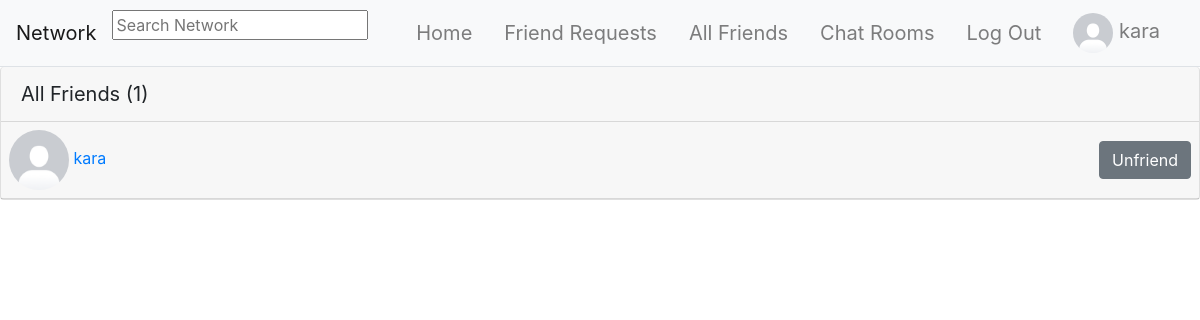
Screenshot of /friends (signed in) with the database file from the repository.
### network/models.py (models this page shows, shortened)
class User(AbstractUser):
    pass

class UserProfile(models.Model):
    id = models.UUIDField(primary_key=True, default=uuid.uuid4, editable=False)
    user = models.OneToOneField(User, related_name="profile", on_delete=models.CASCADE)
    bio = models.TextField(default="No Bio...", max_length=101)
    picture = models.ImageField(default="default_profile_image.png")
    friends = models.ManyToManyField(to="self", blank=True, related_name="+", symmetrical=False)
    blocked = models.ManyToManyField(to="self", blank=True, related_name="+", symmetrical=False)

class FriendRequest(models.Model):
    id = models.UUIDField(primary_key=True, default=uuid.uuid4, editable=False)
    from_user = models.ForeignKey(UserProfile, related_name="+", on_delete=models.CASCADE)
    to_user = models.ForeignKey(UserProfile, related_name="+", on_delete=models.CASCADE)
    active = models.BooleanField(default=True)
    class Meta:
        constraints = [
            models.UniqueConstraint(
                name="%(app_label)s_%(class)s_unique_relationships",
                fields=["from_user", "to_user"]
            ),
            models.CheckConstraint(
                name="%(app_label)s_%(class)s_prevent_self_friending",
                check=~models.Q(from_user=models.F("to_user")),
            ),
        ]

### network/views.py (the view)
# urls.py: path("friends", views.friends, name="friends"),
@login_required
def friends(request):
    try:
        user = request.user.profile
        friends = user.friends.all()
        friend_requests = FriendRequest.objects.filter(
            Q(from_user__in=friends, to_user=user, active=False) | Q(to_user__in=friends, from_user=user, active=False)
        )
        context = {}
        context["friends"] = friend_requests
    except UserProfile.DoesNotExist:
        return JsonResponse({"error": "User profile matching query does not exist."}, status=400)
    return render(request, "network/friends.html", context)

### templates/network/friends.html (shortened to what this page needs)
{% extends "network/layout.html" %} {% load static %}
{% block body %}
<div class="card border-top-0">
    <div class="card-header" style="font-size: 20px;" id="card-header">All Friends (<span
            id="friends_amount">{{request.user.profile.friends.all.count}}</span>)</div>
    {% for friend_request in friends %}
    {% if friend_request.to_user == request.user %}
    <div class="card-header d-flex p-2" id="friend_card_{{ friend_request.id }}">
        <div>
            <a href="{% url 'profile' friend_request.from_user.profile.id %}">
                <img src="{{ friend_request.from_user.profile.picture.url }}" alt="" width="60px" height="60px"
                    style="border-radius: 50%">
                {{ friend_request.from_user }}
            </a>
        </div>
        <div class="d-flex ml-auto align-items-center">
            <button type="button" data-toggle="modal" data-target="#unfriendModal_{{ friend_request.id }}" class="btn btn-secondary"
                style="float: right">Unfriend</button>
        </div>
    </div>
    {% else %}
    <div class="card-header d-flex p-2" id="friend_card_{{ friend_request.id }}">
        <div>
            <a href="{% url 'profile' friend_request.to_user.id %}">
                <img src="{{ friend_request.to_user.picture.url }}" alt="" width="60px" height="60px"
                    style="border-radius: 50%">
                {{ friend_request.to_user.user.username }}
            </a>
        </div>
        <div class="d-flex ml-auto align-items-center">
            <button type="button" data-toggle="modal" data-target="#unfriendModal_{{friend_request.id}}" class="btn btn-secondary"
                style="float: right">Unfriend</button>
        </div>
    </div>
    {% endif %}
</div>
{% endfor %}
{% endblock %}

### templates/network/layout.html (shortened to what this page needs)
{% load static %}
<!DOCTYPE html>
<html lang="en">
<head>
    <link rel="stylesheet" href="https://stackpath.bootstrapcdn.com/bootstrap/4.4.1/css/bootstrap.min.css">
    <link rel="stylesheet" href="{% static 'network/css/styles.css' %}">
    <link rel="stylesheet" href="https://unpkg.com/@trevoreyre/autocomplete-js/dist/style.css">
</head>
<body>
    <nav class="navbar navbar-expand-lg navbar-light bg-light sticky-top border-bottom">
        <a class="navbar-brand" href="{% url 'index' %}">Network</a>
        {% if request.user.is_authenticated %}
            <div id="autocomplete" class="autocomplete" style="width: 320px;">
                <form action="{% url 'search_results' %}" method="get">
                    <input class="autocomplete-input" id="autocomplete_input" placeholder="Search Network" name="q">
                </form>
            </div>
        {% endif %}
        <div class="collapse navbar-collapse" id="navbarNav">
            <ul class="navbar-nav mx-auto">
                {% if user.is_authenticated %}
                <li class="nav-item">
                    <a class="navbar-brand nav-link" href="{% url 'index' %}">
                        Home
                    </a>
                </li>
                <li class="nav-item">
                    <a class="navbar-brand nav-link" href="{% url 'friend_requests' %}">
                        Friend Requests
                    </a>
                </li>
                <li class="nav-item">
                    <a class="navbar-brand nav-link" href="{% url 'friends' %}">
                        All Friends
                    </a>
                </li>
                <li class="nav-item">
                    <a class="navbar-brand nav-link" href="{% url 'chat:index' %}">
                        Chat Rooms
                    </a>
                </li>
                <li class="nav-item">
                    <a class="navbar-brand nav-link" href="{% url 'account_logout' %}">
                        Log Out
                    </a>
                </li>
                {% endif %}
            </ul>
            {% if user.is_authenticated %}
                <ul class="navbar-nav ml-auto">
                    <a class="nav-link navbar-brand" href="{% url 'profile' request.user.profile.id %}" id="profile">
                        <li class="nav-item">
                            <img src="{{ user.profile.picture.url }}" alt="Logged in Profile Picture" width="40" height="40" style="border-radius: 50%;" id="logged_in_picture">
                            {{ user.username }}
                        </li>
                    </a>
                </ul>
            {% endif %}
        </div>
    </nav>
    <div class="body">
        {% block body %}
        {% endblock %}
    </div>
</body>
</html>

### rows the page displays
User: profile.picture (placeholder picture), username "kara", user.profile.friends.all.count "1"
FriendRequest: to_user.picture (placeholder picture), to_user.user.username "kara"
